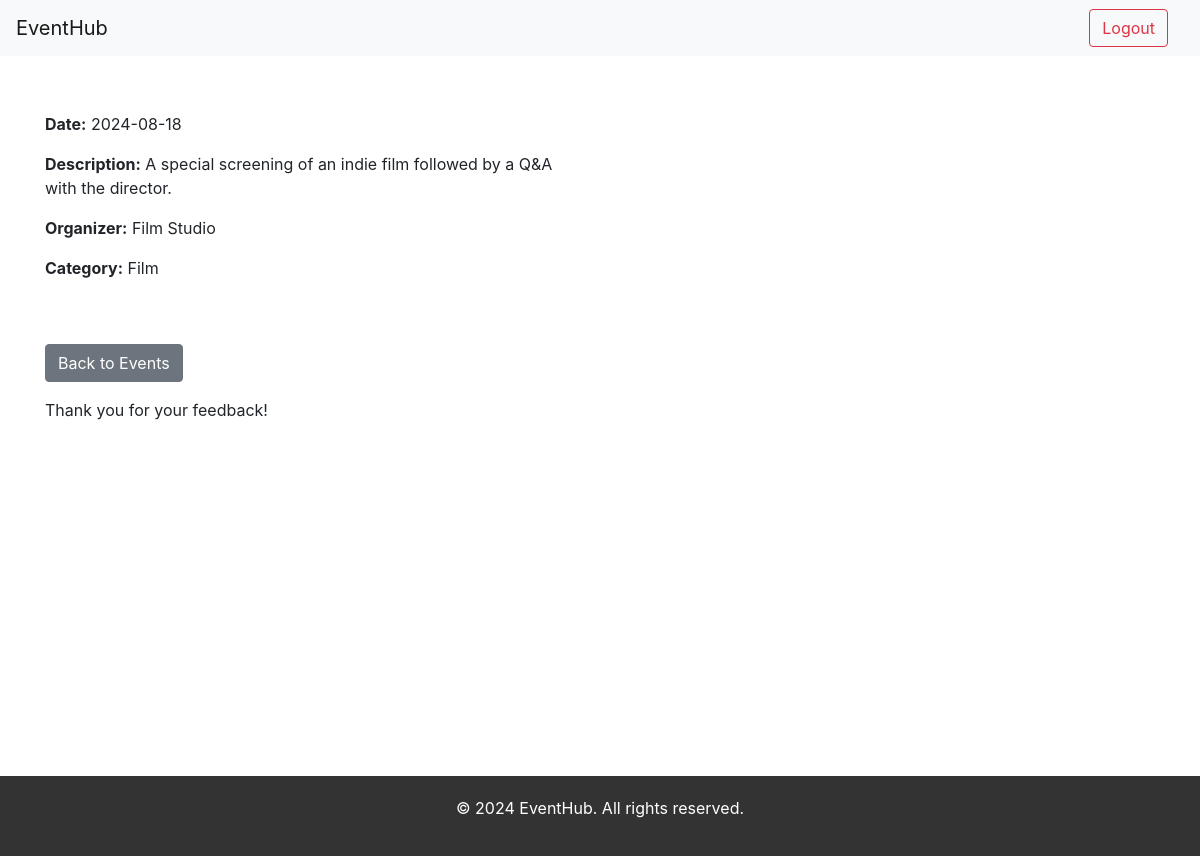
Page /event/7 (signed in) on the committed database.
### tables this page shows
CREATE TABLE events
                 (id INTEGER PRIMARY KEY AUTOINCREMENT, 
                  title TEXT NOT NULL, 
                  description TEXT NOT NULL,
                  organizer TEXT NOT NULL, 
                  category TEXT,
                  date TEXT NOT NULL,
                  created_at TEXT DEFAULT (datetime('now')),
                  image_url TEXT);

### app.py (the view, shortened to what this page needs)
@app.route('/event/<int:event_id>', methods=['GET', 'POST'])
def event_detail(event_id):
    conn = sqlite3.connect('database/events.db')
    conn.row_factory = sqlite3.Row  # Access rows as dictionaries
    is_admin = False
    feedback_submitted = False
    c = conn.cursor()
    c.execute("SELECT * FROM events WHERE id = ?", (event_id,))
    event = c.fetchone()
    if not event:
        conn.close()
        return "Event not found", 404
    current_date = datetime.now().strftime('%Y-%m-%d')
    is_completed = event['date'] < current_date
    user_id = session.get('user_id')
    user = None
    if user_id:
        c.execute("SELECT * FROM users WHERE id = ?", (user_id,))
        user = c.fetchone()
        if user and user['is_admin'] == 1:
            is_admin = True
        c.execute("SELECT * FROM feedback WHERE user_id = ? AND event_id = ?", (user_id, event_id))
        feedback_submitted = bool(c.fetchone())
    is_participated = False
    if user_id:
        c.execute("SELECT * FROM participation WHERE user_id = ? AND event_id = ?", (user_id, event_id))
        is_participated = bool(c.fetchone())
    feedback_list = []
    conn.close()
    registered = session.pop('registered', False)
    return render_template('event.html',
                           event=dict(event),
                           is_participated=is_participated,
                           is_completed=is_completed,
                           user=dict(user) if user else None,
                           registered=registered,
                           is_admin=is_admin,
                           feedback_submitted=feedback_submitted,
                           feedback_list=feedback_list)

### templates/event.html (shortened to what this page needs)
{% extends "base.html" %}  {% block content %}
<div class="container">
  <div class="row my-5">
    <div class="col-md-6">
      <p><strong>Date:</strong> {{ event['date'] }}</p>
      <p><strong>Description:</strong> {{ event['description'] }}</p>
      <p><strong>Organizer:</strong> {{ event['organizer'] }}</p>
      <p><strong>Category:</strong> {{ event['category'] }}</p>
    </div>
    <div class="col-md-6">
    </div>
  </div>
  <div class="d-flex justify-content-between my-3">
    <a href="{{ url_for('home') }}" class="btn btn-secondary">Back to Events</a>
  </div>
  {% if is_completed and is_participated and not feedback_submitted %}
  <h3>Submit Feedback</h3>
  <form
    method="POST"
    action="{{ url_for('submit_feedback', event_id=event['id']) }}"
  >
    <div class="form-group">
      <label for="rating">Rating (1 to 5)</label>
      <input
        type="number"
        class="form-control"
        id="rating"
        name="rating"
        min="1"
        max="5"
        required
      />
    </div>
    <div class="form-group">
      <label for="comments">Comments</label>
      <textarea
        class="form-control"
        id="comments"
        name="comments"
        rows="3"
        placeholder="Leave your comments here"
      ></textarea>
    </div>
    <button type="submit" class="btn btn-primary">Submit Feedback</button>
  </form>
  {% elif feedback_submitted %}
  <p>Thank you for your feedback!</p>
  {% endif %}
</div>
<div class="toast-container position-fixed bottom-0 end-0 p-3">
</div>
 {% endblock %}

### templates/base.html (style rules this page uses)
html, body { height: 100%; }

### rows in the picture
events: date "2024-08-18", description "A special screening of an indie film followed by a Q&A with the director.", organizer "Film Studio", category "Film"
